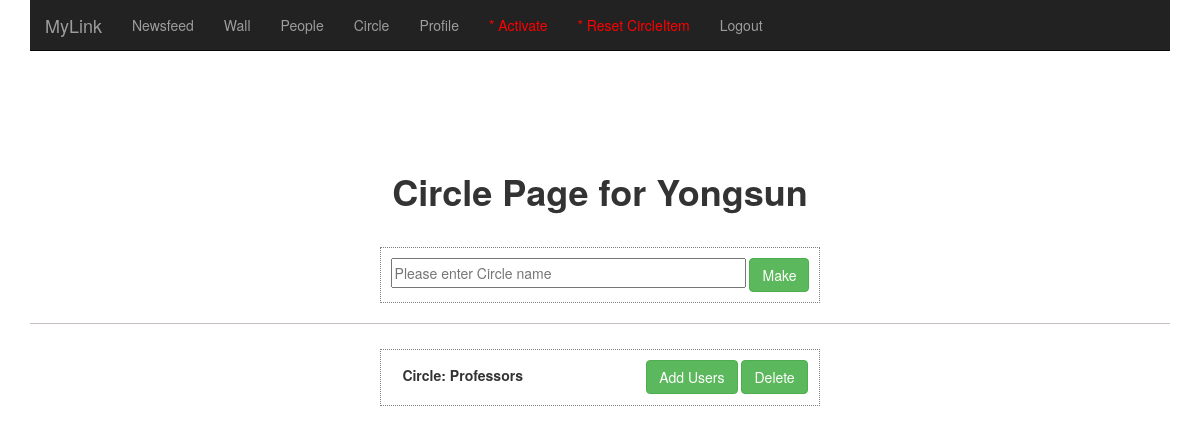
The page /circle (signed in) on the database as committed earlier.
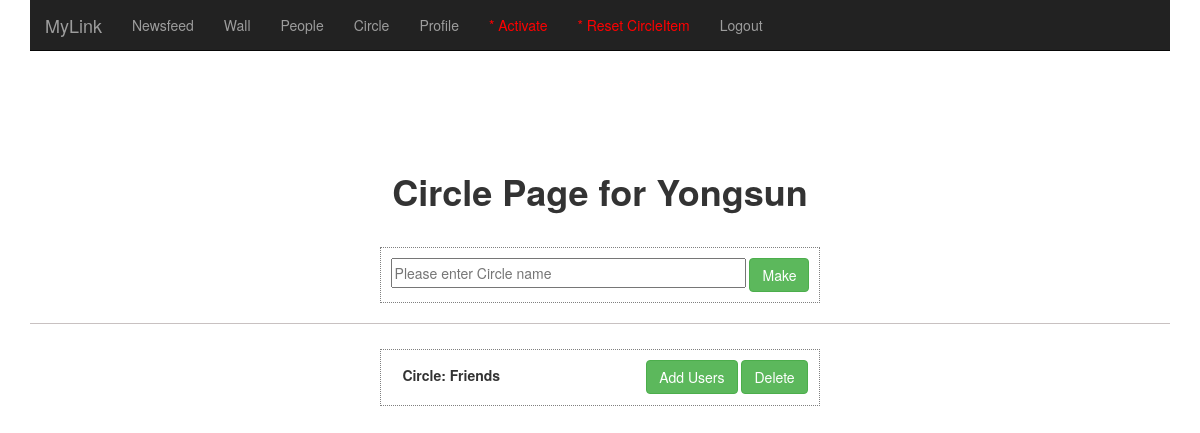
The same page on the database as committed later.
### app/models.py (models this page shows, shortened)
class User(db.Model):
	uid = db.Column(db.Integer, primary_key=True)
	firstname = db.Column(db.String(100))
	lastname = db.Column(db.String(100))
	email = db.Column(db.String(120), unique=True)
	password = db.Column(db.String(54))
	pic = db.Column(db.String(100))
	activate = db.Column(db.Boolean)
	def is_authenticated(self):
		return True

class Circle(db.Model):
	cid = db.Column(db.Integer, primary_key=True)
	owns = db.Column(db.Integer, db.ForeignKey('user.uid'))
	name = db.Column(db.String(100))

### app/views.py (the view)
@app.route('/circle', methods=['GET','POST'])
@login_required
@csrf.exempt
def circle():
	form = CircleForm()
	error = None
	if form.validate_on_submit():
		name = form.name.data
		circle = Circle(owns=g.user.uid, name=name)
		db.session.add(circle)
		db.session.commit()
		c = db.session.query(Circle).filter(Circle.owns==g.user.uid).filter(Circle.name==name).first()
		users = db.session.query(User).all()
		for user in users:
			ci = CircleItem(cid=c.cid,uid=user.uid,added=False)
			db.session.add(ci)
		db.session.commit()
		return redirect(url_for('circle'))
	circles = db.session.query(Circle).filter(Circle.owns==g.user.uid).all()
	return render_template("circle.html", form=form, writer=g.user, circles=circles)

### app/forms.py
class CircleForm(Form):
	name = TextField('name', validators=[Required()])

### app/views.py (called while the page is built)
@login_manager.user_loader
def load_user(uid):
	return User.query.get(int(uid))

@app.before_request
def before_request():
	g.user = current_user

### app/templates/circle.html (shortened to what this page needs)
{% extends "base.html" %}
{% block content %}
<div class="container marketing" align="center">
	<h1><b>Circle Page for {{writer.firstname}}</b></h1>
	<br>
	<form actoin="" method="post" name="wall" enctype="multipart/form-data" style="padding-top:5px">
       	<div style = "background:white;width:440px;border:1px dotted grey">
			<div style="display:inline-block;width:430px;padding-bottom:10px; padding-top:10px">
				{{ form.name(placeholder="Please enter Circle name", style="display:inline-block;width: 355px; height: 30px;")}}
				<input style="" type="submit" class="btn btn-large btn-success" value="Make">
			</div>
		</div>
	</form>
	<hr>
	{% for circle in circles %}
		<div style="padding-top:5px">
	       	<div style = "background:white;width:440px;border:1px dotted grey">
				<div style="display:inline-block;width:430px;padding-bottom:10px; padding-top:10px">
					<div align="left" style="display:inline-block;width: 250px; height: 30px;padding-left:10px">
						<b>Circle: {{circle.name}}</b><br>
					</div>
					<a class="btn btn-large btn-success"  href="{{url_for('circleUsers', cid=circle.cid)}}">Add Users</a>
					<a class="btn btn-large btn-success"  href="{{url_for('delete_circle', cid=circle.cid)}}">Delete</a>
				</div>
			</div>
	{% endfor %}
</div>
{% endblock %}

### app/templates/base.html (shortened to what this page needs)
<!DOCTYPE html>
<html lang="en">
    <head>
        <link href="{{url_for('static', filename='css/bootstrap.min.css')}}" rel="stylesheet">
        <link href="http://getbootstrap.com/examples/signin/signin.css" rel="stylesheet">
        <link href="http://getbootstrap.com/examples/carousel/carousel.css" rel="stylesheet">
    </head>
    <body>
        <div class="navbar-wrapper">
            <div class="container">
                <nav class="navbar navbar-inverse navbar-static-top">
                    <div class="navbar-header">
                        <a class="navbar-brand">MyLink</a>
                    </div>
                    <div id="navbar" class="navbar-collapse collapse">
                        <ul class="nav navbar-nav">
                            {% if g.user.is_authenticated() %}
                                <li><a href="{{ url_for('newsfeed',wid=g.user.uid) }}">Newsfeed</a></li>
                                <li><a href="{{ url_for('wall',wid=g.user.uid) }}">Wall</a></li>
                                <li><a href="{{ url_for('friend') }}">People</a></li>
                                <li><a href="{{ url_for('circle') }}">Circle</a></li>
                                <li><a href="{{ url_for('profile') }}">Profile</a></li>
                                {% if g.user.email == 'yhong@purdue.edu' %}
                                    <li><a href="{{ url_for('hack') }}" style="color:red">* Activate</a></li>
                                    <li><a href="{{ url_for('reset_circle_item') }}" style="color:red">* Reset CircleItem</a></li>
                                {% endif %}
                                <li><a href="{{ url_for('logout') }}">Logout</a></li>
                            {% else %}
                                <li class="active"><a href="{{ url_for('intro') }}">Home</a></li>
                                <li><a href="{{ url_for('login') }}">Login</a></li>
                            {% endif %}
                        </ul>
                    </div>
                </nav>
            </div>
        </div><br><br><br><br>
        {% block content %}
        {% endblock %}
    </body>
</html>

Rows that differ between the two databases and show on the page:
removed Circle: name "Professors"
added Circle: name "Friends"
